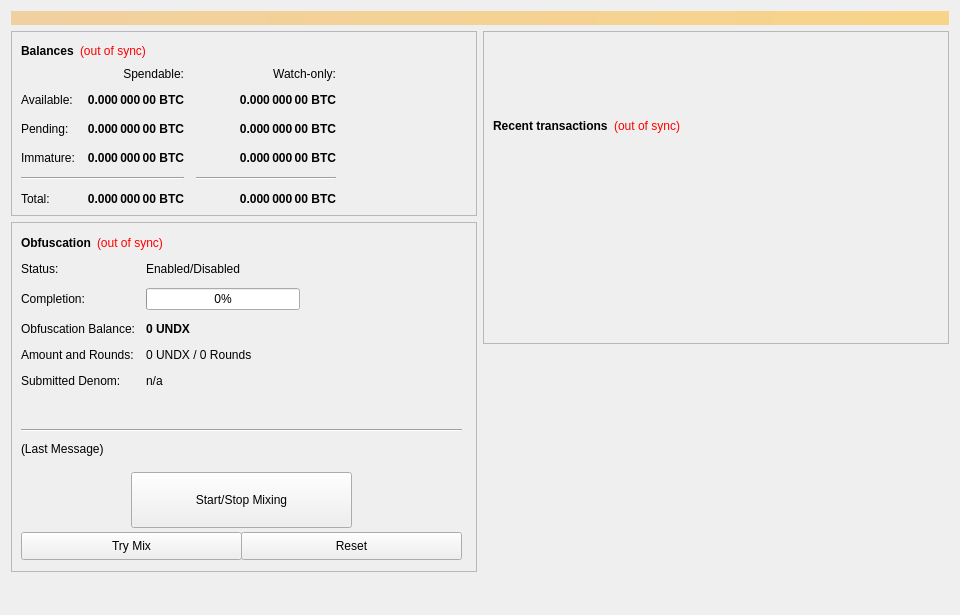
<?xml version="1.0" encoding="UTF-8"?>
<ui version="4.0">
 <class>OverviewPage</class>
 <widget class="QWidget" name="OverviewPage">
  <property name="geometry">
   <rect>
    <x>0</x>
    <y>0</y>
    <width>960</width>
    <height>615</height>
   </rect>
  </property>
  <property name="minimumSize">
   <size>
    <width>960</width>
    <height>0</height>
   </size>
  </property>
  <property name="windowTitle">
   <string>Form</string>
  </property>
  <layout class="QVBoxLayout" name="topLayout">
   <item>
    <widget class="QLabel" name="labelAlerts">
     <property name="visible">
      <bool>false</bool>
     </property>
     <property name="styleSheet">
      <string notr="true">background-color: qlineargradient(x1: 0, y1: 0, x2: 1, y2: 0, stop:0 #F0D0A0, stop:1 #F8D488); color:#000000;</string>
     </property>
     <property name="wordWrap">
      <bool>true</bool>
     </property>
     <property name="margin">
      <number>3</number>
     </property>
    </widget>
   </item>
   <item>
    <layout class="QHBoxLayout" name="horizontalLayout" stretch="1,1">
     <item>
      <layout class="QVBoxLayout" name="verticalLayout_2">
       <item>
        <widget class="QFrame" name="frame">
         <property name="frameShape">
          <enum>QFrame::StyledPanel</enum>
         </property>
         <property name="frameShadow">
          <enum>QFrame::Raised</enum>
         </property>
         <layout class="QVBoxLayout" name="verticalLayout_4">
          <item>
           <layout class="QHBoxLayout" name="horizontalLayout_4">
            <item>
             <widget class="QLabel" name="label_5">
              <property name="font">
               <font>
                <weight>75</weight>
                <bold>true</bold>
               </font>
              </property>
              <property name="text">
               <string>Balances</string>
              </property>
             </widget>
            </item>
            <item>
             <widget class="QLabel" name="labelWalletStatus">
              <property name="cursor">
               <cursorShape>WhatsThisCursor</cursorShape>
              </property>
              <property name="toolTip">
               <string>The displayed information may be out of date. Your wallet automatically synchronizes with the UNDX network after a connection is established, but this process has not completed yet.</string>
              </property>
              <property name="styleSheet">
               <string notr="true">QLabel { color: red; }</string>
              </property>
              <property name="text">
               <string notr="true">(out of sync)</string>
              </property>
              <property name="alignment">
               <set>Qt::AlignLeading|Qt::AlignLeft|Qt::AlignVCenter</set>
              </property>
             </widget>
            </item>
            <item>
             <spacer name="horizontalSpacer_3">
              <property name="orientation">
               <enum>Qt::Horizontal</enum>
              </property>
              <property name="sizeHint" stdset="0">
               <size>
                <width>40</width>
                <height>20</height>
               </size>
              </property>
             </spacer>
            </item>
           </layout>
          </item>
          <item>
           <layout class="QGridLayout" name="gridLayout">
            <property name="spacing">
             <number>12</number>
            </property>
            <item row="2" column="2">
             <widget class="QLabel" name="labelWatchPending">
              <property name="font">
               <font>
                <weight>75</weight>
                <bold>true</bold>
               </font>
              </property>
              <property name="cursor">
               <cursorShape>IBeamCursor</cursorShape>
              </property>
              <property name="toolTip">
               <string>Unconfirmed transactions to watch-only addresses</string>
              </property>
              <property name="text">
               <string notr="true">0.000 000 00 BTC</string>
              </property>
              <property name="alignment">
               <set>Qt::AlignRight|Qt::AlignTrailing|Qt::AlignVCenter</set>
              </property>
              <property name="textInteractionFlags">
               <set>Qt::LinksAccessibleByMouse|Qt::TextSelectableByKeyboard|Qt::TextSelectableByMouse</set>
              </property>
             </widget>
            </item>
            <item row="2" column="1">
             <widget class="QLabel" name="labelUnconfirmed">
              <property name="font">
               <font>
                <weight>75</weight>
                <bold>true</bold>
               </font>
              </property>
              <property name="cursor">
               <cursorShape>IBeamCursor</cursorShape>
              </property>
              <property name="toolTip">
               <string>Total of transactions that have yet to be confirmed, and do not yet count toward the spendable balance</string>
              </property>
              <property name="text">
               <string notr="true">0.000 000 00 BTC</string>
              </property>
              <property name="alignment">
               <set>Qt::AlignRight|Qt::AlignTrailing|Qt::AlignVCenter</set>
              </property>
              <property name="textInteractionFlags">
               <set>Qt::LinksAccessibleByMouse|Qt::TextSelectableByKeyboard|Qt::TextSelectableByMouse</set>
              </property>
             </widget>
            </item>
            <item row="3" column="2">
             <widget class="QLabel" name="labelWatchImmature">
              <property name="font">
               <font>
                <weight>75</weight>
                <bold>true</bold>
               </font>
              </property>
              <property name="cursor">
               <cursorShape>IBeamCursor</cursorShape>
              </property>
              <property name="toolTip">
               <string>Staked or masternode rewards in watch-only addresses that has not yet matured</string>
              </property>
              <property name="text">
               <string notr="true">0.000 000 00 BTC</string>
              </property>
              <property name="alignment">
               <set>Qt::AlignRight|Qt::AlignTrailing|Qt::AlignVCenter</set>
              </property>
              <property name="textInteractionFlags">
               <set>Qt::LinksAccessibleByMouse|Qt::TextSelectableByKeyboard|Qt::TextSelectableByMouse</set>
              </property>
             </widget>
            </item>
            <item row="4" column="0" colspan="2">
             <widget class="Line" name="lineSpendableBalance">
              <property name="orientation">
               <enum>Qt::Horizontal</enum>
              </property>
             </widget>
            </item>
            <item row="4" column="2">
             <widget class="Line" name="lineWatchBalance">
              <property name="sizePolicy">
               <sizepolicy hsizetype="Preferred" vsizetype="Fixed">
                <horstretch>0</horstretch>
                <verstretch>0</verstretch>
               </sizepolicy>
              </property>
              <property name="minimumSize">
               <size>
                <width>140</width>
                <height>0</height>
               </size>
              </property>
              <property name="orientation">
               <enum>Qt::Horizontal</enum>
              </property>
             </widget>
            </item>
            <item row="5" column="0">
             <widget class="QLabel" name="labelTotalText">
              <property name="text">
               <string>Total:</string>
              </property>
             </widget>
            </item>
            <item row="3" column="1">
             <widget class="QLabel" name="labelImmature">
              <property name="font">
               <font>
                <weight>75</weight>
                <bold>true</bold>
               </font>
              </property>
              <property name="cursor">
               <cursorShape>IBeamCursor</cursorShape>
              </property>
              <property name="toolTip">
               <string>Staked or masternode rewards that has not yet matured</string>
              </property>
              <property name="text">
               <string notr="true">0.000 000 00 BTC</string>
              </property>
              <property name="alignment">
               <set>Qt::AlignRight|Qt::AlignTrailing|Qt::AlignVCenter</set>
              </property>
              <property name="textInteractionFlags">
               <set>Qt::LinksAccessibleByMouse|Qt::TextSelectableByKeyboard|Qt::TextSelectableByMouse</set>
              </property>
             </widget>
            </item>
            <item row="2" column="3">
             <spacer name="horizontalSpacer_2">
              <property name="orientation">
               <enum>Qt::Horizontal</enum>
              </property>
              <property name="sizeHint" stdset="0">
               <size>
                <width>40</width>
                <height>20</height>
               </size>
              </property>
             </spacer>
            </item>
            <item row="3" column="0">
             <widget class="QLabel" name="labelImmatureText">
              <property name="text">
               <string>Immature:</string>
              </property>
             </widget>
            </item>
            <item row="5" column="1">
             <widget class="QLabel" name="labelTotal">
              <property name="font">
               <font>
                <weight>75</weight>
                <bold>true</bold>
               </font>
              </property>
              <property name="cursor">
               <cursorShape>IBeamCursor</cursorShape>
              </property>
              <property name="toolTip">
               <string>Your current total balance</string>
              </property>
              <property name="text">
               <string notr="true">0.000 000 00 BTC</string>
              </property>
              <property name="alignment">
               <set>Qt::AlignRight|Qt::AlignTrailing|Qt::AlignVCenter</set>
              </property>
              <property name="textInteractionFlags">
               <set>Qt::LinksAccessibleByMouse|Qt::TextSelectableByKeyboard|Qt::TextSelectableByMouse</set>
              </property>
             </widget>
            </item>
            <item row="5" column="2">
             <widget class="QLabel" name="labelWatchTotal">
              <property name="font">
               <font>
                <weight>75</weight>
                <bold>true</bold>
               </font>
              </property>
              <property name="cursor">
               <cursorShape>IBeamCursor</cursorShape>
              </property>
              <property name="toolTip">
               <string>Current total balance in watch-only addresses</string>
              </property>
              <property name="text">
               <string notr="true">0.000 000 00 BTC</string>
              </property>
              <property name="alignment">
               <set>Qt::AlignRight|Qt::AlignTrailing|Qt::AlignVCenter</set>
              </property>
              <property name="textInteractionFlags">
               <set>Qt::LinksAccessibleByMouse|Qt::TextSelectableByKeyboard|Qt::TextSelectableByMouse</set>
              </property>
             </widget>
            </item>
            <item row="0" column="2">
             <widget class="QLabel" name="labelWatchonly">
              <property name="text">
               <string>Watch-only:</string>
              </property>
              <property name="alignment">
               <set>Qt::AlignRight|Qt::AlignTrailing|Qt::AlignVCenter</set>
              </property>
             </widget>
            </item>
            <item row="1" column="0">
             <widget class="QLabel" name="labelBalanceText">
              <property name="text">
               <string>Available:</string>
              </property>
             </widget>
            </item>
            <item row="1" column="1">
             <widget class="QLabel" name="labelBalance">
              <property name="font">
               <font>
                <weight>75</weight>
                <bold>true</bold>
               </font>
              </property>
              <property name="cursor">
               <cursorShape>IBeamCursor</cursorShape>
              </property>
              <property name="toolTip">
               <string>Your current spendable balance</string>
              </property>
              <property name="text">
               <string notr="true">0.000 000 00 BTC</string>
              </property>
              <property name="alignment">
               <set>Qt::AlignRight|Qt::AlignTrailing|Qt::AlignVCenter</set>
              </property>
              <property name="textInteractionFlags">
               <set>Qt::LinksAccessibleByMouse|Qt::TextSelectableByKeyboard|Qt::TextSelectableByMouse</set>
              </property>
             </widget>
            </item>
            <item row="1" column="2">
             <widget class="QLabel" name="labelWatchAvailable">
              <property name="font">
               <font>
                <weight>75</weight>
                <bold>true</bold>
               </font>
              </property>
              <property name="cursor">
               <cursorShape>IBeamCursor</cursorShape>
              </property>
              <property name="toolTip">
               <string>Your current balance in watch-only addresses</string>
              </property>
              <property name="text">
               <string notr="true">0.000 000 00 BTC</string>
              </property>
              <property name="alignment">
               <set>Qt::AlignRight|Qt::AlignTrailing|Qt::AlignVCenter</set>
              </property>
              <property name="textInteractionFlags">
               <set>Qt::LinksAccessibleByMouse|Qt::TextSelectableByKeyboard|Qt::TextSelectableByMouse</set>
              </property>
             </widget>
            </item>
            <item row="2" column="0">
             <widget class="QLabel" name="labelPendingText">
              <property name="text">
               <string>Pending:</string>
              </property>
             </widget>
            </item>
            <item row="0" column="1">
             <widget class="QLabel" name="labelSpendable">
              <property name="text">
               <string>Spendable:</string>
              </property>
              <property name="alignment">
               <set>Qt::AlignRight|Qt::AlignTrailing|Qt::AlignVCenter</set>
              </property>
             </widget>
            </item>
           </layout>
          </item>
         </layout>
        </widget>
       </item>
       <item>
        <widget class="QFrame" name="frameObfuscation">
         <property name="minimumSize">
          <size>
           <width>0</width>
           <height>350</height>
          </size>
         </property>
         <property name="layoutDirection">
          <enum>Qt::LeftToRight</enum>
         </property>
         <property name="frameShape">
          <enum>QFrame::StyledPanel</enum>
         </property>
         <property name="frameShadow">
          <enum>QFrame::Raised</enum>
         </property>
         <widget class="QWidget" name="formLayoutWidget">
          <property name="geometry">
           <rect>
            <x>10</x>
            <y>40</y>
            <width>451</width>
            <height>161</height>
           </rect>
          </property>
          <layout class="QFormLayout" name="formLayout">
           <property name="fieldGrowthPolicy">
            <enum>QFormLayout::AllNonFixedFieldsGrow</enum>
           </property>
           <property name="horizontalSpacing">
            <number>11</number>
           </property>
           <property name="verticalSpacing">
            <number>12</number>
           </property>
           <item row="0" column="0">
            <widget class="QLabel" name="label_6">
             <property name="text">
              <string>Status:</string>
             </property>
            </widget>
           </item>
           <item row="1" column="0">
            <widget class="QLabel" name="label_7">
             <property name="text">
              <string>Completion:</string>
             </property>
            </widget>
           </item>
           <item row="1" column="1">
            <widget class="QProgressBar" name="obfuscationProgress">
             <property name="maximumSize">
              <size>
               <width>154</width>
               <height>16777215</height>
              </size>
             </property>
             <property name="value">
              <number>0</number>
             </property>
            </widget>
           </item>
           <item row="2" column="0">
            <widget class="QLabel" name="labelAnonymizedText">
             <property name="text">
              <string>Obfuscation Balance:</string>
             </property>
            </widget>
           </item>
           <item row="2" column="1">
            <widget class="QLabel" name="labelAnonymized">
             <property name="font">
              <font>
               <weight>75</weight>
               <bold>true</bold>
              </font>
             </property>
             <property name="text">
              <string notr="true">0 UNDX</string>
             </property>
            </widget>
           </item>
           <item row="3" column="0">
            <widget class="QLabel" name="label_8">
             <property name="text">
              <string>Amount and Rounds:</string>
             </property>
            </widget>
           </item>
           <item row="3" column="1">
            <widget class="QLabel" name="labelAmountRounds">
             <property name="text">
              <string>0 UNDX / 0 Rounds</string>
             </property>
            </widget>
           </item>
           <item row="4" column="0">
            <widget class="QLabel" name="label_9">
             <property name="text">
              <string>Submitted Denom:</string>
             </property>
            </widget>
           </item>
           <item row="4" column="1">
            <widget class="QLabel" name="labelSubmittedDenom">
             <property name="toolTip">
              <string>The denominations you submitted to the Masternode.&lt;br&gt;To mix, other users must submit the exact same denominations.</string>
             </property>
             <property name="text">
              <string>n/a</string>
             </property>
            </widget>
           </item>
           <item row="0" column="1">
            <widget class="QLabel" name="obfuscationEnabled">
             <property name="text">
              <string>Enabled/Disabled</string>
             </property>
            </widget>
           </item>
          </layout>
         </widget>
         <widget class="QPushButton" name="runAutoDenom">
          <property name="geometry">
           <rect>
            <x>251</x>
            <y>17</y>
            <width>1</width>
            <height>1</height>
           </rect>
          </property>
          <property name="palette">
           <palette>
            <active>
             <colorrole role="WindowText">
              <brush brushstyle="SolidPattern">
               <color alpha="255">
                <red>0</red>
                <green>0</green>
                <blue>0</blue>
               </color>
              </brush>
             </colorrole>
             <colorrole role="Button">
              <brush brushstyle="SolidPattern">
               <color alpha="255">
                <red>239</red>
                <green>238</green>
                <blue>238</blue>
               </color>
              </brush>
             </colorrole>
             <colorrole role="Light">
              <brush brushstyle="SolidPattern">
               <color alpha="255">
                <red>255</red>
                <green>255</green>
                <blue>255</blue>
               </color>
              </brush>
             </colorrole>
             <colorrole role="Midlight">
              <brush brushstyle="SolidPattern">
               <color alpha="255">
                <red>247</red>
                <green>246</green>
                <blue>246</blue>
               </color>
              </brush>
             </colorrole>
             <colorrole role="Dark">
              <brush brushstyle="SolidPattern">
               <color alpha="255">
                <red>119</red>
                <green>119</green>
                <blue>119</blue>
               </color>
              </brush>
             </colorrole>
             <colorrole role="Mid">
              <brush brushstyle="SolidPattern">
               <color alpha="255">
                <red>159</red>
                <green>159</green>
                <blue>159</blue>
               </color>
              </brush>
             </colorrole>
             <colorrole role="Text">
              <brush brushstyle="SolidPattern">
               <color alpha="255">
                <red>0</red>
                <green>0</green>
                <blue>0</blue>
               </color>
              </brush>
             </colorrole>
             <colorrole role="BrightText">
              <brush brushstyle="SolidPattern">
               <color alpha="255">
                <red>255</red>
                <green>255</green>
                <blue>255</blue>
               </color>
              </brush>
             </colorrole>
             <colorrole role="ButtonText">
              <brush brushstyle="SolidPattern">
               <color alpha="255">
                <red>0</red>
                <green>0</green>
                <blue>0</blue>
               </color>
              </brush>
             </colorrole>
             <colorrole role="Base">
              <brush brushstyle="SolidPattern">
               <color alpha="255">
                <red>255</red>
                <green>255</green>
                <blue>255</blue>
               </color>
              </brush>
             </colorrole>
             <colorrole role="Window">
              <brush brushstyle="SolidPattern">
               <color alpha="255">
                <red>239</red>
                <green>238</green>
                <blue>238</blue>
               </color>
              </brush>
             </colorrole>
             <colorrole role="Shadow">
              <brush brushstyle="SolidPattern">
               <color alpha="255">
                <red>0</red>
                <green>0</green>
                <blue>0</blue>
               </color>
              </brush>
             </colorrole>
             <colorrole role="AlternateBase">
              <brush brushstyle="SolidPattern">
               <color alpha="255">
                <red>247</red>
                <green>246</green>
                <blue>246</blue>
               </color>
              </brush>
             </colorrole>
             <colorrole role="ToolTipBase">
              <brush brushstyle="SolidPattern">
               <color alpha="255">
                <red>255</red>
                <green>255</green>
                <blue>220</blue>
               </color>
              </brush>
             </colorrole>
             <colorrole role="ToolTipText">
              <brush brushstyle="SolidPattern">
               <color alpha="255">
                <red>0</red>
                <green>0</green>
                <blue>0</blue>
               </color>
              </brush>
             </colorrole>
            </active>
            <inactive>
             <colorrole role="WindowText">
              <brush brushstyle="SolidPattern">
               <color alpha="255">
                <red>0</red>
                <green>0</green>
                <blue>0</blue>
               </color>
              </brush>
             </colorrole>
             <colorrole role="Button">
              <brush brushstyle="SolidPattern">
               <color alpha="255">
                <red>239</red>
                <green>238</green>
                <blue>238</blue>
               </color>
              </brush>
             </colorrole>
             <colorrole role="Light">
              <brush brushstyle="SolidPattern">
               <color alpha="255">
                <red>255</red>
                <green>255</green>
                <blue>255</blue>
               </color>
              </brush>
             </colorrole>
             <colorrole role="Midlight">
              <brush brushstyle="SolidPattern">
               <color alpha="255">
                <red>247</red>
                <green>246</green>
                <blue>246</blue>
               </color>
              </brush>
             </colorrole>
             <colorrole role="Dark">
              <brush brushstyle="SolidPattern">
               <color alpha="255">
                <red>119</red>
                <green>119</green>
                <blue>119</blue>
               </color>
              </brush>
             </colorrole>
             <colorrole role="Mid">
              <brush brushstyle="SolidPattern">
               <color alpha="255">
                <red>159</red>
                <green>159</green>
                <blue>159</blue>
               </color>
              </brush>
             </colorrole>
             <colorrole role="Text">
              <brush brushstyle="SolidPattern">
               <color alpha="255">
                <red>0</red>
                <green>0</green>
                <blue>0</blue>
               </color>
              </brush>
             </colorrole>
             <colorrole role="BrightText">
              <brush brushstyle="SolidPattern">
               <color alpha="255">
                <red>255</red>
                <green>255</green>
                <blue>255</blue>
               </color>
              </brush>
             </colorrole>
             <colorrole role="ButtonText">
              <brush brushstyle="SolidPattern">
               <color alpha="255">
                <red>0</red>
                <green>0</green>
                <blue>0</blue>
               </color>
              </brush>
             </colorrole>
             <colorrole role="Base">
              <brush brushstyle="SolidPattern">
               <color alpha="255">
                <red>255</red>
                <green>255</green>
                <blue>255</blue>
               </color>
              </brush>
             </colorrole>
             <colorrole role="Window">
              <brush brushstyle="SolidPattern">
               <color alpha="255">
                <red>239</red>
                <green>238</green>
                <blue>238</blue>
               </color>
              </brush>
             </colorrole>
             <colorrole role="Shadow">
              <brush brushstyle="SolidPattern">
               <color alpha="255">
                <red>0</red>
                <green>0</green>
                <blue>0</blue>
               </color>
              </brush>
             </colorrole>
             <colorrole role="AlternateBase">
              <brush brushstyle="SolidPattern">
               <color alpha="255">
                <red>247</red>
                <green>246</green>
                <blue>246</blue>
               </color>
              </brush>
             </colorrole>
             <colorrole role="ToolTipBase">
              <brush brushstyle="SolidPattern">
               <color alpha="255">
                <red>255</red>
                <green>255</green>
                <blue>220</blue>
               </color>
              </brush>
             </colorrole>
             <colorrole role="ToolTipText">
              <brush brushstyle="SolidPattern">
               <color alpha="255">
                <red>0</red>
                <green>0</green>
                <blue>0</blue>
               </color>
              </brush>
             </colorrole>
            </inactive>
            <disabled>
             <colorrole role="WindowText">
              <brush brushstyle="SolidPattern">
               <color alpha="255">
                <red>119</red>
                <green>119</green>
                <blue>119</blue>
               </color>
              </brush>
             </colorrole>
             <colorrole role="Button">
              <brush brushstyle="SolidPattern">
               <color alpha="255">
                <red>239</red>
                <green>238</green>
                <blue>238</blue>
               </color>
              </brush>
             </colorrole>
             <colorrole role="Light">
              <brush brushstyle="SolidPattern">
               <color alpha="255">
                <red>255</red>
                <green>255</green>
                <blue>255</blue>
               </color>
              </brush>
             </colorrole>
             <colorrole role="Midlight">
              <brush brushstyle="SolidPattern">
               <color alpha="255">
                <red>247</red>
                <green>246</green>
                <blue>246</blue>
               </color>
              </brush>
             </colorrole>
             <colorrole role="Dark">
              <brush brushstyle="SolidPattern">
               <color alpha="255">
                <red>119</red>
                <green>119</green>
                <blue>119</blue>
               </color>
              </brush>
             </colorrole>
             <colorrole role="Mid">
              <brush brushstyle="SolidPattern">
               <color alpha="255">
                <red>159</red>
                <green>159</green>
                <blue>159</blue>
               </color>
              </brush>
             </colorrole>
             <colorrole role="Text">
              <brush brushstyle="SolidPattern">
               <color alpha="255">
                <red>119</red>
                <green>119</green>
                <blue>119</blue>
               </color>
              </brush>
             </colorrole>
             <colorrole role="BrightText">
              <brush brushstyle="SolidPattern">
               <color alpha="255">
                <red>255</red>
                <green>255</green>
                <blue>255</blue>
               </color>
              </brush>
             </colorrole>
             <colorrole role="ButtonText">
              <brush brushstyle="SolidPattern">
               <color alpha="255">
                <red>119</red>
                <green>119</green>
                <blue>119</blue>
               </color>
              </brush>
             </colorrole>
             <colorrole role="Base">
              <brush brushstyle="SolidPattern">
               <color alpha="255">
                <red>239</red>
                <green>238</green>
                <blue>238</blue>
               </color>
              </brush>
             </colorrole>
             <colorrole role="Window">
              <brush brushstyle="SolidPattern">
               <color alpha="255">
                <red>239</red>
                <green>238</green>
                <blue>238</blue>
               </color>
              </brush>
             </colorrole>
             <colorrole role="Shadow">
              <brush brushstyle="SolidPattern">
               <color alpha="255">
                <red>0</red>
                <green>0</green>
                <blue>0</blue>
               </color>
              </brush>
             </colorrole>
             <colorrole role="AlternateBase">
              <brush brushstyle="SolidPattern">
               <color alpha="255">
                <red>239</red>
                <green>238</green>
                <blue>238</blue>
               </color>
              </brush>
             </colorrole>
             <colorrole role="ToolTipBase">
              <brush brushstyle="SolidPattern">
               <color alpha="255">
                <red>255</red>
                <green>255</green>
                <blue>220</blue>
               </color>
              </brush>
             </colorrole>
             <colorrole role="ToolTipText">
              <brush brushstyle="SolidPattern">
               <color alpha="255">
                <red>0</red>
                <green>0</green>
                <blue>0</blue>
               </color>
              </brush>
             </colorrole>
            </disabled>
           </palette>
          </property>
          <property name="focusPolicy">
           <enum>Qt::NoFocus</enum>
          </property>
          <property name="autoFillBackground">
           <bool>true</bool>
          </property>
          <property name="text">
           <string/>
          </property>
          <property name="flat">
           <bool>true</bool>
          </property>
         </widget>
         <widget class="QPushButton" name="toggleObfuscation">
          <property name="geometry">
           <rect>
            <x>120</x>
            <y>250</y>
            <width>221</width>
            <height>56</height>
           </rect>
          </property>
          <property name="sizePolicy">
           <sizepolicy hsizetype="MinimumExpanding" vsizetype="Fixed">
            <horstretch>0</horstretch>
            <verstretch>0</verstretch>
           </sizepolicy>
          </property>
          <property name="text">
           <string>Start/Stop Mixing</string>
          </property>
         </widget>
         <widget class="Line" name="lineLastMessage">
          <property name="geometry">
           <rect>
            <x>10</x>
            <y>200</y>
            <width>441</width>
            <height>16</height>
           </rect>
          </property>
          <property name="orientation">
           <enum>Qt::Horizontal</enum>
          </property>
         </widget>
         <widget class="QLabel" name="obfuscationStatus">
          <property name="geometry">
           <rect>
            <x>10</x>
            <y>220</y>
            <width>451</width>
            <height>61</height>
           </rect>
          </property>
          <property name="minimumSize">
           <size>
            <width>288</width>
            <height>43</height>
           </size>
          </property>
          <property name="text">
           <string>(Last Message)</string>
          </property>
          <property name="alignment">
           <set>Qt::AlignLeading|Qt::AlignLeft|Qt::AlignTop</set>
          </property>
          <property name="wordWrap">
           <bool>true</bool>
          </property>
         </widget>
         <widget class="QPushButton" name="obfuscationAuto">
          <property name="geometry">
           <rect>
            <x>10</x>
            <y>310</y>
            <width>221</width>
            <height>28</height>
           </rect>
          </property>
          <property name="sizePolicy">
           <sizepolicy hsizetype="MinimumExpanding" vsizetype="Fixed">
            <horstretch>0</horstretch>
            <verstretch>0</verstretch>
           </sizepolicy>
          </property>
          <property name="toolTip">
           <string>Try to manually submit a Obfuscation request.</string>
          </property>
          <property name="text">
           <string>Try Mix</string>
          </property>
         </widget>
         <widget class="QPushButton" name="obfuscationReset">
          <property name="geometry">
           <rect>
            <x>230</x>
            <y>310</y>
            <width>221</width>
            <height>28</height>
           </rect>
          </property>
          <property name="sizePolicy">
           <sizepolicy hsizetype="MinimumExpanding" vsizetype="Fixed">
            <horstretch>0</horstretch>
            <verstretch>0</verstretch>
           </sizepolicy>
          </property>
          <property name="toolTip">
           <string>Reset the current status of Obfuscation (can interrupt Obfuscation if it's in the process of Mixing, which can cost you money!)</string>
          </property>
          <property name="autoFillBackground">
           <bool>false</bool>
          </property>
          <property name="text">
           <string>Reset</string>
          </property>
         </widget>
         <widget class="QWidget" name="layoutWidget">
          <property name="geometry">
           <rect>
            <x>10</x>
            <y>10</y>
            <width>431</width>
            <height>22</height>
           </rect>
          </property>
          <layout class="QHBoxLayout" name="horizontalLayout_5">
           <item>
            <widget class="QLabel" name="label_2">
             <property name="font">
              <font>
               <weight>75</weight>
               <bold>true</bold>
              </font>
             </property>
             <property name="text">
              <string>Obfuscation</string>
             </property>
            </widget>
           </item>
           <item>
            <widget class="QLabel" name="labelObfuscationSyncStatus">
             <property name="toolTip">
              <string>The displayed information may be out of date. Your wallet automatically synchronizes with the UNDX network after a connection is established, but this process has not completed yet.</string>
             </property>
             <property name="styleSheet">
              <string notr="true">QLabel { color: red; }</string>
             </property>
             <property name="text">
              <string notr="true">(out of sync)</string>
             </property>
             <property name="alignment">
              <set>Qt::AlignLeading|Qt::AlignLeft|Qt::AlignVCenter</set>
             </property>
            </widget>
           </item>
           <item>
            <spacer name="horizontalSpacer_4">
             <property name="orientation">
              <enum>Qt::Horizontal</enum>
             </property>
             <property name="sizeHint" stdset="0">
              <size>
               <width>40</width>
               <height>20</height>
              </size>
             </property>
            </spacer>
           </item>
          </layout>
         </widget>
        </widget>
       </item>
       <item>
        <spacer name="verticalSpacer">
         <property name="orientation">
          <enum>Qt::Vertical</enum>
         </property>
         <property name="sizeHint" stdset="0">
          <size>
           <width>20</width>
           <height>40</height>
          </size>
         </property>
        </spacer>
       </item>
      </layout>
     </item>
     <item>
      <layout class="QVBoxLayout" name="verticalLayout_3">
       <item>
        <widget class="QFrame" name="frame_2">
         <property name="frameShape">
          <enum>QFrame::StyledPanel</enum>
         </property>
         <property name="frameShadow">
          <enum>QFrame::Raised</enum>
         </property>
         <layout class="QVBoxLayout" name="verticalLayout">
          <item>
           <spacer name="verticalSpacer_3">
            <property name="orientation">
             <enum>Qt::Vertical</enum>
            </property>
            <property name="sizeType">
             <enum>QSizePolicy::Fixed</enum>
            </property>
            <property name="sizeHint" stdset="0">
             <size>
              <width>20</width>
              <height>75</height>
             </size>
            </property>
           </spacer>
          </item>
          <item>
           <layout class="QHBoxLayout" name="horizontalLayout_2">
            <item>
             <widget class="QLabel" name="label_4">
              <property name="font">
               <font>
                <weight>75</weight>
                <bold>true</bold>
               </font>
              </property>
              <property name="text">
               <string>Recent transactions</string>
              </property>
             </widget>
            </item>
            <item>
             <widget class="QLabel" name="labelTransactionsStatus">
              <property name="cursor">
               <cursorShape>WhatsThisCursor</cursorShape>
              </property>
              <property name="toolTip">
               <string>The displayed information may be out of date. Your wallet automatically synchronizes with the UNDX network after a connection is established, but this process has not completed yet.</string>
              </property>
              <property name="styleSheet">
               <string notr="true">QLabel { color: red; }</string>
              </property>
              <property name="text">
               <string notr="true">(out of sync)</string>
              </property>
              <property name="alignment">
               <set>Qt::AlignRight|Qt::AlignTrailing|Qt::AlignVCenter</set>
              </property>
             </widget>
            </item>
            <item>
             <spacer name="horizontalSpacer">
              <property name="orientation">
               <enum>Qt::Horizontal</enum>
              </property>
              <property name="sizeHint" stdset="0">
               <size>
                <width>40</width>
                <height>20</height>
               </size>
              </property>
             </spacer>
            </item>
           </layout>
          </item>
          <item>
           <widget class="QListView" name="listTransactions">
            <property name="styleSheet">
             <string notr="true">QListView { background: transparent; }</string>
            </property>
            <property name="frameShape">
             <enum>QFrame::NoFrame</enum>
            </property>
            <property name="verticalScrollBarPolicy">
             <enum>Qt::ScrollBarAlwaysOff</enum>
            </property>
            <property name="horizontalScrollBarPolicy">
             <enum>Qt::ScrollBarAlwaysOff</enum>
            </property>
            <property name="selectionMode">
             <enum>QAbstractItemView::NoSelection</enum>
            </property>
           </widget>
          </item>
         </layout>
        </widget>
       </item>
       <item>
        <spacer name="verticalSpacer_2">
         <property name="orientation">
          <enum>Qt::Vertical</enum>
         </property>
         <property name="sizeType">
          <enum>QSizePolicy::Expanding</enum>
         </property>
         <property name="sizeHint" stdset="0">
          <size>
           <width>20</width>
           <height>40</height>
          </size>
         </property>
        </spacer>
       </item>
      </layout>
     </item>
    </layout>
   </item>
  </layout>
 </widget>
 <resources/>
 <connections/>
</ui>
